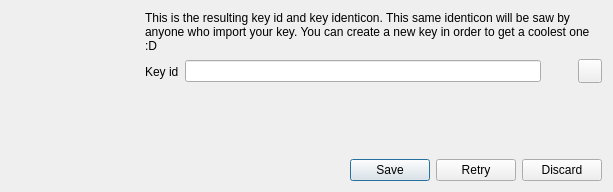
<?xml version="1.0" encoding="UTF-8"?>
<ui version="4.0">
 <class>GetRsaDialogResult</class>
 <widget class="QDialog" name="GetRsaDialogResult">
  <property name="geometry">
   <rect>
    <x>0</x>
    <y>0</y>
    <width>613</width>
    <height>192</height>
   </rect>
  </property>
  <property name="windowTitle">
   <string>Create key</string>
  </property>
  <property name="windowIcon">
   <iconset theme="preferences-desktop-cryptography">
    <normaloff/>
   </iconset>
  </property>
  <layout class="QGridLayout" name="gridLayout">
   <item row="2" column="2">
    <spacer name="verticalSpacer">
     <property name="orientation">
      <enum>Qt::Vertical</enum>
     </property>
     <property name="sizeHint" stdset="0">
      <size>
       <width>20</width>
       <height>40</height>
      </size>
     </property>
    </spacer>
   </item>
   <item row="1" column="3">
    <widget class="QLabel" name="key_identicon">
     <property name="minimumSize">
      <size>
       <width>25</width>
       <height>25</height>
      </size>
     </property>
     <property name="maximumSize">
      <size>
       <width>24</width>
       <height>24</height>
      </size>
     </property>
     <property name="text">
      <string/>
     </property>
    </widget>
   </item>
   <item row="1" column="4">
    <widget class="QToolButton" name="rsakey_show">
     <property name="minimumSize">
      <size>
       <width>22</width>
       <height>22</height>
      </size>
     </property>
     <property name="maximumSize">
      <size>
       <width>24</width>
       <height>24</height>
      </size>
     </property>
     <property name="toolTip">
      <string>Show public RSA key</string>
     </property>
     <property name="text">
      <string/>
     </property>
     <property name="icon">
      <iconset theme="view-certificate">
       <normaloff/>
      </iconset>
     </property>
    </widget>
   </item>
   <item row="1" column="1">
    <widget class="QLabel" name="key_id_label">
     <property name="text">
      <string>Key id</string>
     </property>
     <property name="alignment">
      <set>Qt::AlignLeading|Qt::AlignLeft|Qt::AlignVCenter</set>
     </property>
     <property name="buddy">
      <cstring>key_id</cstring>
     </property>
    </widget>
   </item>
   <item row="1" column="2">
    <widget class="QLineEdit" name="key_id">
     <property name="readOnly">
      <bool>true</bool>
     </property>
    </widget>
   </item>
   <item row="0" column="1" colspan="4">
    <widget class="QLabel" name="description">
     <property name="minimumSize">
      <size>
       <width>0</width>
       <height>0</height>
      </size>
     </property>
     <property name="frameShape">
      <enum>QFrame::NoFrame</enum>
     </property>
     <property name="text">
      <string>This is the resulting key id and key identicon. This same identicon will be saw by anyone who import your key. You can create a new key in order to get a coolest one :D</string>
     </property>
     <property name="wordWrap">
      <bool>true</bool>
     </property>
    </widget>
   </item>
   <item row="0" column="0" rowspan="3">
    <widget class="QLabel" name="icon">
     <property name="minimumSize">
      <size>
       <width>128</width>
       <height>128</height>
      </size>
     </property>
     <property name="maximumSize">
      <size>
       <width>128</width>
       <height>128</height>
      </size>
     </property>
    </widget>
   </item>
   <item row="3" column="0" colspan="5">
    <widget class="QDialogButtonBox" name="buttonBox">
     <property name="orientation">
      <enum>Qt::Horizontal</enum>
     </property>
     <property name="standardButtons">
      <set>QDialogButtonBox::Discard|QDialogButtonBox::Retry|QDialogButtonBox::Save</set>
     </property>
    </widget>
   </item>
  </layout>
 </widget>
 <resources/>
 <connections>
  <connection>
   <sender>buttonBox</sender>
   <signal>accepted()</signal>
   <receiver>GetRsaDialogResult</receiver>
   <slot>accept()</slot>
   <hints>
    <hint type="sourcelabel">
     <x>384</x>
     <y>160</y>
    </hint>
    <hint type="destinationlabel">
     <x>157</x>
     <y>164</y>
    </hint>
   </hints>
  </connection>
  <connection>
   <sender>buttonBox</sender>
   <signal>rejected()</signal>
   <receiver>GetRsaDialogResult</receiver>
   <slot>reject()</slot>
   <hints>
    <hint type="sourcelabel">
     <x>452</x>
     <y>160</y>
    </hint>
    <hint type="destinationlabel">
     <x>286</x>
     <y>164</y>
    </hint>
   </hints>
  </connection>
 </connections>
</ui>
